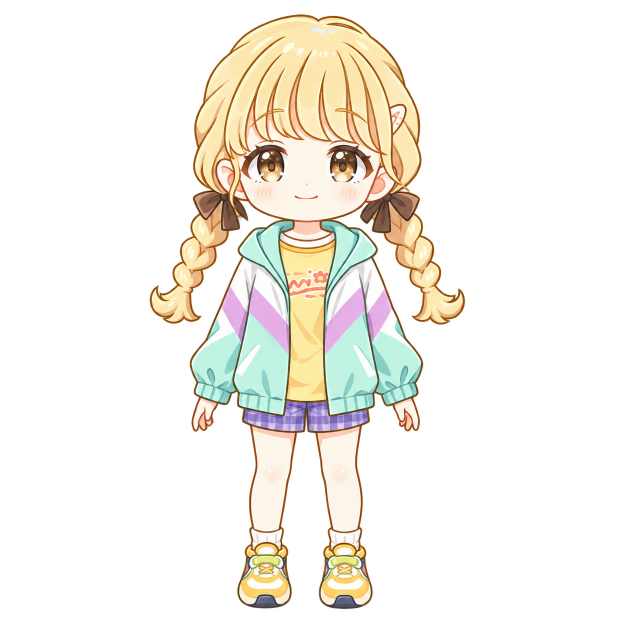
#> input picture assets/kotone-layered-v1/source.png, 1254 x 1254 px (shown at 1/2 size)
$ python split_layered_avatar.py ../assets/kotone-layered-v1/source.png
#> lines starting #> are read from the running program, lines starting #| are printed output that depends on the picture; after the words box and inside, x2 and y2 are one past the last pixel; in counts of white or black regions, pixels touching at a corner belong together
"""Reproducible separation of the generated neutral kotone-layered-v1 base.

Requires Pillow, numpy, opencv-python and scipy. Small overlap repairs only:
Masks are authored for this specific neutral illustration, not arbitrary art.
"""
import argparse
import hashlib
import json
from pathlib import Path
import struct

import cv2
import numpy as np
from PIL import Image, ImageDraw
from scipy.ndimage import distance_transform_edt, binary_dilation

ROOT = Path(__file__).resolve().parents[1]
SIZE = (176, 272)
OFFSET = (0, 0)


def polygon(points):
    im = Image.new('L', SIZE)
    ImageDraw.Draw(im).polygon(points, fill=255)
    return np.asarray(im) > 0


def separate(source, destination):
    source_bytes = source.read_bytes()
    original = Image.open(source).convert('RGBA')
#> original is the input picture: PIL image 1254x1254 RGBA; mean R, G, B, A 56.8, 52.8, 44.5, 63.1
    bounds = original.getchannel('A').point(lambda a: 255 if a >= 32 else 0).getbbox()
#> bounds = (299, 28, 931, 1218)
    if not bounds:
        raise ValueError('Empty source')
    original = original.crop(bounds)
#> original: PIL image 632x1190 RGBA
    original.thumbnail((160,256),Image.Resampling.LANCZOS)
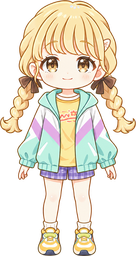
#> original: PIL image 136x256 RGBA; mean R, G, B, A 119.2, 108.4, 90.5, 132; transparent parts drawn white
    canvas = Image.new('RGBA',SIZE)
#> canvas: PIL image 176x272 RGBA; every value is 0
    canvas.alpha_composite(original,((176-original.width)//2,264-original.height))
    original = canvas
    destination.mkdir(parents=True, exist_ok=True)
    (destination / 'source.png').write_bytes(source_bytes)
    rgba = np.array(original)
    visible = rgba[:, :, 3] > 0
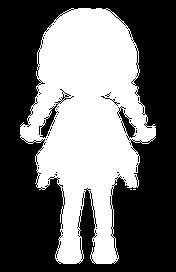
#> visible: shape (272, 176) bool; 42% white; 3 white regions (2 under 20 px), largest, box (x1, y1, x2, y2) and area: (20, 8, 156, 264) 20082
    # The cut lines follow clothing/skin/hair boundaries, not rectangular tiles.
    masks = {
        'legs': polygon([(0,181),(176,181),(176,272),(0,272)]),
        'body': polygon([(51,97),(121,97),(145,180),(122,184),(51,184),(30,180)]),
        'braid_l': polygon([(32,82),(55,82),(62,102),(46,124),(44,146),(12,146),(12,110)]),
        'braid_r': polygon([(118,82),(145,82),(166,111),(166,146),(130,146),(129,123),(112,102)]),
        'head': polygon([(20,0),(155,0),(153,83),(119,87),(111,94),
                           (95,98),(78,98),(61,94),(55,87),(20,84)]),
        'bangs': polygon([(42,59),(54,37),(70,23),(96,19),(116,31),(122,55),(122,68),
                            (115,67),(107,63),(94,63),(83,61),(77,61),(72,62),(61,62),(56,69),(49,70)]),
        'arms': polygon([(53,111),(62,130),(57,152),(55,170),(56,175),(51,190),(32,190),(32,147)]) |
                polygon([(121,111),(113,131),(117,152),(119,170),(119,175),(124,190),(143,190),(145,147)]),
    }
#> in polygon, `im = Image.new('L', SIZE)`: im: PIL image 176x272 L; every value is 0
#> in polygon, `ImageDraw.Draw(im).polygon(points, fill=255)`: im: PIL image 176x272 L; 33.5% white; 1 white region, box (x1, y1, x2, y2) and area: (0, 181, 176, 272) 16016
#> in polygon (call 2), `ImageDraw.Draw(im).polygon(points, fill=255)`: im: PIL image 176x272 L; 17.1% white; 1 white region, box (x1, y1, x2, y2) and area: (30, 97, 146, 185) 8207
#> in polygon (call 3), `ImageDraw.Draw(im).polygon(points, fill=255)`: im: PIL image 176x272 L; 5% white; 1 white region, box (x1, y1, x2, y2) and area: (12, 82, 63, 147) 2392
#> in polygon (call 4), `ImageDraw.Draw(im).polygon(points, fill=255)`: im: PIL image 176x272 L; 5.4% white; 1 white region, box (x1, y1, x2, y2) and area: (112, 82, 167, 147) 2606
#> in polygon (call 5), `ImageDraw.Draw(im).polygon(points, fill=255)`: im: PIL image 176x272 L; 25.6% white; 1 white region, box (x1, y1, x2, y2) and area: (20, 0, 156, 99) 12240
#> in polygon (call 6), `ImageDraw.Draw(im).polygon(points, fill=255)`: im: PIL image 176x272 L; 5.9% white; 1 white region, box (x1, y1, x2, y2) and area: (42, 19, 123, 71) 2824
#> in polygon (call 7), `ImageDraw.Draw(im).polygon(points, fill=255)`: im: PIL image 176x272 L; 3.5% white; 1 white region, box (x1, y1, x2, y2) and area: (32, 111, 63, 191) 1671
#> in polygon (call 8), `ImageDraw.Draw(im).polygon(points, fill=255)`: im: PIL image 176x272 L; 3.7% white; 1 white region, box (x1, y1, x2, y2) and area: (113, 111, 146, 191) 1773
    # Resolve ownership back to front. Remaining pixels belong to the torso.
    owner = np.full(visible.shape, 'body', dtype='<U16')
    for name, mask in masks.items():
        owner[mask] = name
#> this loop made 7 passes
#> name on passes 1 to 7: 'legs', 'body', 'braid_l', 'braid_r', 'head', 'bangs', 'arms'
    eye_l = polygon([(59,66),(63,63),(76,63),(80,67),(81,77),(76,83),(61,82),(56,76)])
#> in polygon (call 9), `ImageDraw.Draw(im).polygon(points, fill=255)`: im: PIL image 176x272 L; 0.91% white; 1 white region, box (x1, y1, x2, y2) and area: (56, 63, 82, 84) 436
    eye_r = polygon([(97,66),(101,63),(114,63),(119,67),(119,76),(114,83),(99,83),(95,77)])
#> in polygon (call 10), `ImageDraw.Draw(im).polygon(points, fill=255)`: im: PIL image 176x272 L; 0.94% white; 1 white region, box (x1, y1, x2, y2) and area: (95, 63, 120, 84) 452
    brows = polygon([(64,50),(68,48),(77,48),(79,51),(74,51),(68,51),(64,53)]) | polygon(
        [(101,48),(110,48),(115,51),(116,54),(110,52),(104,51),(101,51)])
#> in polygon (call 11), `ImageDraw.Draw(im).polygon(points, fill=255)`: im: PIL image 176x272 L; 0.12% white; 1 white region, box (x1, y1, x2, y2) and area: (64, 48, 80, 54) 58
#> in polygon (call 12), `ImageDraw.Draw(im).polygon(points, fill=255)`: im: PIL image 176x272 L; 0.13% white; 1 white region, box (x1, y1, x2, y2) and area: (101, 48, 117, 55) 61
#> brows: shape (272, 176) bool; 0.25% white; 2 white regions, box (x1, y1, x2, y2) and area: (101, 48, 117, 55) 61, (64, 48, 80, 54) 58
    mouth = polygon([(80,83),(95,83),(96,89),(80,89)])
#> in polygon (call 13), `ImageDraw.Draw(im).polygon(points, fill=255)`:
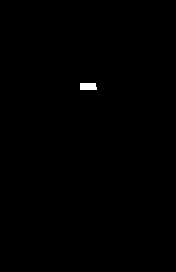
#> im: PIL image 176x272 L; 0.24% white; 1 white region, box (x1, y1, x2, y2) and area: (80, 83, 97, 90) 115
    features = {'eye_l': eye_l, 'eye_r': eye_r, 'brows': brows, 'mouth_closed': mouth}
    layers = {}
    for name in masks:
        part = rgba.copy()
        part[:, :, 3] = np.where((owner == name) & visible, rgba[:, :, 3], 0)
        layers[name] = part
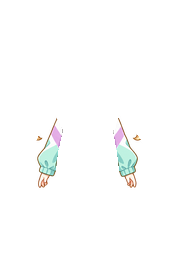
#> part: shape (272, 176, 4); mean R, G, B, A 86.7, 78.9, 65.8, 9.5; transparent parts drawn white
#> after the loop, layers = 7 items

    # Reconstruct exposed skin under eyes, brows and mouth using surrounding
    # pixels. The mask includes the complete dark outline, so no ghost eyes.
    head = layers['head']
    face_mask = eye_l | eye_r | brows | mouth
#> face_mask: shape (272, 176) bool; 2.3% white; 5 white regions, box (x1, y1, x2, y2) and area: (95, 63, 120, 84) 452, (56, 63, 82, 84) 436, (80, 83, 97, 90) 115, (101, 48, 117, 55) 61, (64, 48, 80, 54) 58
    repaired = cv2.inpaint(rgba[:, :, :3], face_mask.astype('uint8') * 255, 5, cv2.INPAINT_NS)
    # Eye borders touch dark lashes/hair. Do not let those colors diffuse into
    # closed lids: rebuild skin from the unoccluded center of the same face.
    for y in range(63,84):
        skin = rgba[y,84:92,:3].mean(axis=0).astype('uint8')
        repaired[y, (eye_l | eye_r)[y], :] = skin
#> this loop made 21 passes
#> skin on passes 1 to 12: [252, 248, 236], [251, 243, 231], [251, 244, 232], [251, 244, 232], [251, 244, 232], [251, 244, 232], [251, 244, 232], [251, 244, 232], [251, 244, 232], [251, 244, 232], [251, 244, 232], [251, 244, 232]
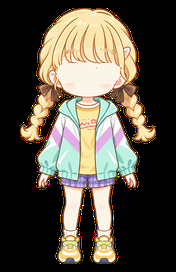
#> repaired: shape (272, 176, 3); mean R, G, B 87.7, 80.3, 67.4
    head[face_mask, :3] = repaired[face_mask]
    for name, mask in features.items():
        part = rgba.copy()
        part[:, :, 3] = np.where(mask & visible, rgba[:, :, 3], 0)
        layers[name] = part
#> this loop made 4 passes
#> after the loop, layers = 11 items

    # Paint a continuous forehead behind the movable fringe, contained within
    # the original silhouette. Retain crown/side hair and the source outline.
    under_fringe = (owner == 'bangs') & visible
    head[under_fringe] = rgba[under_fringe]
    yy, xx = np.indices(visible.shape)
    forehead = under_fringe & (yy > 51)
#> forehead: shape (272, 176) bool; 2.1% white; 1 white region, box (x1, y1, x2, y2) and area: (42, 52, 123, 71) 1017
    head[forehead] = (255, 247, 232, 255)
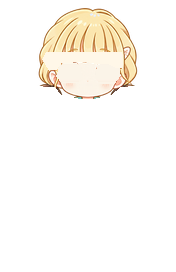
#> head: shape (272, 176, 4); mean of channels 0, 1, 2, 3 88.1, 81.1, 68.9, 36.9; transparent parts drawn white
    # Eyebrows cross the fringe. Repaint their old location on the hair and
    # render the separate eyebrows over it, allowing a subtle expression shift.
    layers['bangs'][brows,:3] = repaired[brows]
    # Extend torso/legs/head along internal cut lines by 3px using nearest
    # source pixels. Never dilate the outer silhouette into the background.
    repairs = {}
    for name in ('legs', 'body', 'head', 'braid_l', 'braid_r'):
        part = layers[name]
        occupied = part[:, :, 3] > 0
        _, indices = distance_transform_edt(~occupied, return_indices=True)
        extra = binary_dilation(occupied, iterations=3) & ~occupied & visible
        part[extra] = part[indices[0][extra], indices[1][extra]]
        repairs[name] = int(extra.sum())
#> this loop made 5 passes
#> pass 2, in separate, `part = layers[name]`:
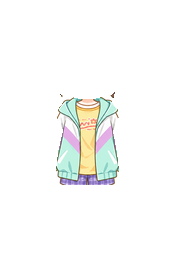
#> part: shape (272, 176, 4); mean R, G, B, A 86.7, 78.9, 65.8, 25.8; transparent parts drawn white
#> after the loop, repairs = {'legs': 165, 'body': 736, 'head': 271, 'braid_l': 134, 'braid_r': 149}
    # Neck is a complete hidden bridge up into the jaw, with a warm edge.
    neck = Image.new('RGBA', SIZE)
    nd = ImageDraw.Draw(neck)
    nd.polygon([(80,90),(94,90),(94,100),(100,102),(93,106),(81,106),(76,102),(80,100)], fill='#ffe5d1')
    nd.line([(78,103),(86,105),(94,104),(98,102)], fill='#d79b76', width=1)
    layers['neck'] = np.array(neck)

    # Eyelids and open mouths reuse repaired skin patches, so blink/speech
    # never stack on top of the original eyes or lips.
    for side, mask, points in [('l',eye_l,[(60,74),(65,77),(71,78),(77,75)]),
                               ('r',eye_r,[(97,75),(103,78),(110,77),(115,74)])]:
        closed = np.zeros_like(rgba)
        closed[:, :, :3] = repaired
        closed[:, :, 3] = np.where(mask, rgba[:, :, 3], 0)
        im = Image.fromarray(closed)
        ImageDraw.Draw(im).line(points, fill='#85522e', width=1)
        layers['eye_closed_' + side] = np.array(im)
#> this loop made 2 passes
#> (side, points) on passes 1 to 2: ('l', [(60, 74), (65, 77), (71, 78), (77, 75)]), ('r', [(97, 75), (103, 78), (110, 77), (115, 74)])
#> after the loop, layers = 14 items
    for name, box in [('mouth_small',(84,84,91,88)), ('mouth_large',(83,83,92,89))]:
        part = np.zeros_like(rgba)
        part[:, :, :3] = repaired
        part[:, :, 3] = np.where(mouth, rgba[:, :, 3], 0)
        im = Image.fromarray(part)
        draw = ImageDraw.Draw(im)
        draw.ellipse(box, fill='#9d4f43', outline='#ca805b')
        draw.arc(box, 10, 160, fill='#f5afa0', width=1)
        layers[name] = np.array(im)
#> after the loop, layers = 16 items

    order = ['legs','braid_l','braid_r','body','neck','head','eye_l','eye_r',
             'brows','mouth_closed','bangs','arms','eye_closed_l','eye_closed_r',
             'mouth_small','mouth_large']
    pivots = {'legs':(87,183), 'body':(87,181), 'neck':(87,100),
              'braid_l':(50,89), 'braid_r':(126,89), 'arms':(87,110)}
    manifest = {'version':1,'canvas':[176,272], 'source_sha256':hashlib.sha256(source_bytes).hexdigest(),
                'method':'deterministic polygon separation, local skin inpainting, 3px seam overlap',
                'limitations':'Small rotations with seam overlaps and local skin repairs; no Cubism mesh or full head turns.',
                'repair_pixels':repairs, 'layers':[]}
    composite = Image.new('RGBA', (176,272))
    for name in ['legs','braid_l','braid_r','neck','body','head','eye_l','eye_r',
                 'mouth_closed','bangs','brows','arms']:
        composite.alpha_composite(Image.fromarray(layers[name]))
    sheet = Image.new('RGB', (176*4, 302*4), '#302c46')
    declarations = []
    binary_dir = destination / 'bin'
    binary_dir.mkdir(exist_ok=True)
    for i, name in enumerate(order):
        full = Image.new('RGBA',(176,272))
        full.alpha_composite(Image.fromarray(layers[name]), OFFSET)
        bounds = full.getbbox()
        cropped = full.crop(bounds)
        cropped.save(destination / (name + '.png'))
        a = np.array(cropped)
        w,h = cropped.size
        # ARGB8888 is BGRA on this little-endian target. Runtime loads whole
        # buffers for rotation; scanline-only file decoding cannot rotate.
        data = struct.pack('<BBHHHHH',0x19,0x10,0,w,h,w*4,0) + a[:,:,[2,1,0,3]].tobytes()
        (binary_dir / (name + '.bin')).write_bytes(data)
        px,py = pivots.get(name,(87,97))
        record = dict(name=name,rect=[*bounds[:2],w,h],pivot=[px,py],
                      bytes=len(data),sha256=hashlib.sha256(data).hexdigest())
        manifest['layers'].append(record)
        declarations.append('    {"%s", %d, %d, %d, %d, %d, %d},' %
                            (name,*record['rect'],*record['pivot']))
        sheet.paste(full, ((i%4)*176,(i//4)*302), full)
        ImageDraw.Draw(sheet).text(((i%4)*176+5,(i//4)*302+276),name,fill='white')
#> this loop made 16 passes
#> bounds on passes 1 to 12: (55, 182, 119, 264), (20, 83, 66, 144), (109, 83, 156, 144), (53, 89, 122, 188), (76, 90, 101, 107), (36, 8, 140, 102), (56, 63, 82, 84), (95, 63, 120, 84), (64, 48, 117, 55), (80, 83, 97, 90), (42, 19, 123, 71), (35, 115, 143, 190)
#> after the loop, declarations = 16 items
    composite.save(destination / 'composite.png')
    sheet.save(destination / 'layer-sheet.png')
    manifest['total_bin_bytes'] = sum(x['bytes'] for x in manifest['layers'])
    manifest['format'] = 'LVGL 9 ARGB8888 (BGRA bytes), cropped per layer'
    (destination / 'manifest.json').write_text(json.dumps(manifest,indent=2)+'\n',encoding='utf-8')
    (ROOT/'app/gemini_chat_minimal/qiji_layer_assets.h').write_text(
        '/* Generated by tools/split_layered_avatar.py. Coordinates are canvas-local. */\n'
        '#ifndef QIJI_LAYER_ASSETS_H\n#define QIJI_LAYER_ASSETS_H\n'
        'static const struct { const char *name; int x, y, w, h, px, py; } qiji_layer_assets[] = {\n'+
        '\n'.join(declarations)+'\n};\n#endif\n',encoding='utf-8')
    print(json.dumps({'layers':len(order),'bin_bytes':manifest['total_bin_bytes']}))
#| {"layers": 16, "bin_bytes": 172732}


if __name__ == '__main__':
    parser = argparse.ArgumentParser(description=__doc__)
    parser.add_argument('source',type=Path)
    parser.add_argument('--output',type=Path,default=ROOT/'assets/kotone-layered-v1')
    args = parser.parse_args()
    separate(args.source,args.output)
